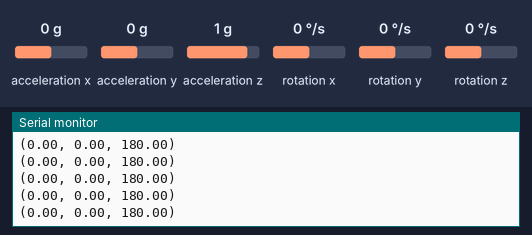
A sketch run on a simulated Arduino Nano 33 IoT. Parts: the last lines printed to the serial monitor. Inputs (shaded band) come from the test bench; at power-on: acceleration x 0 g, acceleration y 0 g, acceleration z 1 g, rotation x 0 °/s, rotation y 0 °/s, rotation z 0 °/s.

Above: at 1.2 s.
1.3 s: acceleration x set to -1.4 g
At 2.1 s:
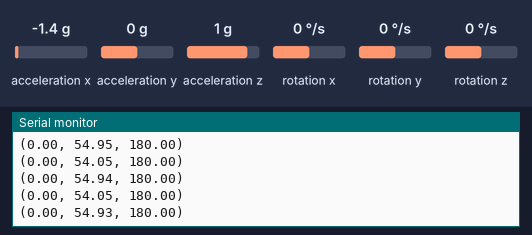
2.8 s: acceleration y set to -1.4 g
At 3.5 s:
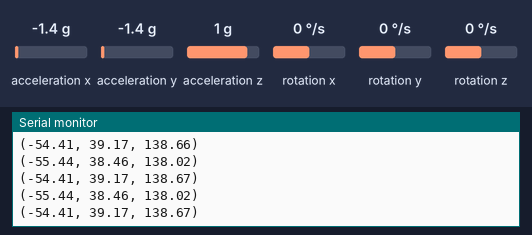
4.3 s: acceleration z set to -1.4 g
At 5.2 s:
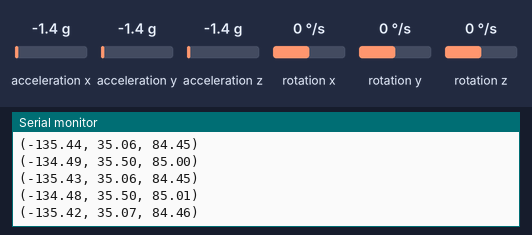
5.8 s: rotation x set to -192 °/s
At 6.4 s:
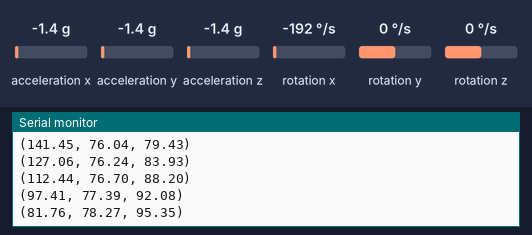
Timing chart, 0 to 6.9 s (numbered marks = the images above; inputs shaded):
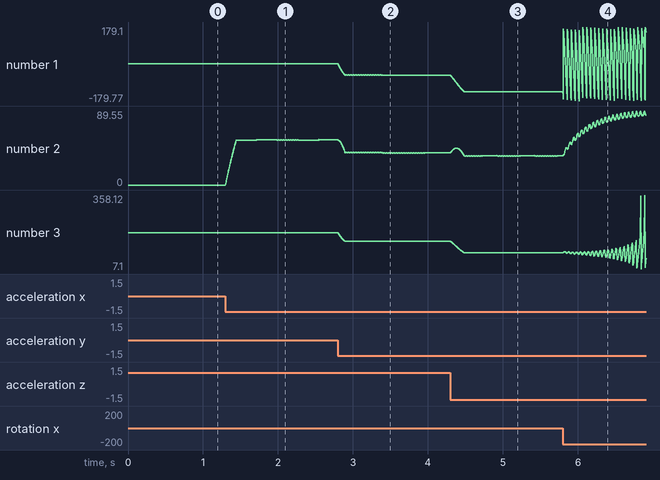

The sketch:

IMU.ino
```cpp
#include <WiFiNINA.h>
#include <Arduino_LSM6DS3.h>
#include <MadgwickAHRS.h>

int wifi_status = WL_IDLE_STATUS;

WiFiServer server(80);

Madgwick filter;

void setup() {
  Serial.begin(9600);
  while (!Serial);

  if (!IMU.begin()) {
    Serial.println("Failed to initialize IMU!");
    while (1);
  }
  filter.begin(10);

  // while (wifi_status != WL_CONNECTED) {
  //   Serial.print("Attempting to connect to network: ");
  //   Serial.println(ssid);
  //   wifi_status = WiFi.begin(ssid, password);

  //   // wait 5 seconds for connection.
  //   delay(5000);
  // }

  // Serial.print("SSID: ");
  // Serial.println(WiFi.SSID());
  // Serial.print("signal strength (RSSI):");
  // Serial.println(WiFi.RSSI());
  // Serial.print("IP Address: ");
  // Serial.println(WiFi.localIP());

  // server.begin();
}

void loop() {
  float ax, ay, az, gx, gy, gz;
  String measure;

  if (
    IMU.accelerationAvailable() &&
    IMU.readAcceleration(ax, ay, az) &&
    IMU.gyroscopeAvailable() &&
    IMU.readGyroscope(gx, gy, gz))
  {
    filter.updateIMU(gx, gy, gz, ax, ay, az);  // FIXME: a 6 argument updateIMU function should not drift.

    measure = "(";
    measure += String(filter.getRoll());
    measure += ", ";
    measure += String(filter.getPitch());
    measure += ", ";
    measure += String(filter.getYaw());  // drifty boi.
    measure += ")";
    Serial.println(measure);
  }

  // WiFiClient client = server.available();
  // if (client) {
  //   if (client.connected()) {
  //     Serial.println("connected");
  //     // Serial.println(client.readString());
  //     server.println(measure);
  //   }
  //   client.stop();
  // }
}
```

Measured:
- after the input at 1.3 s, the serial monitor: prints a new line at once (image 1)
- plotted number 2: 0 → 54.19 after the input at 1.3 s
